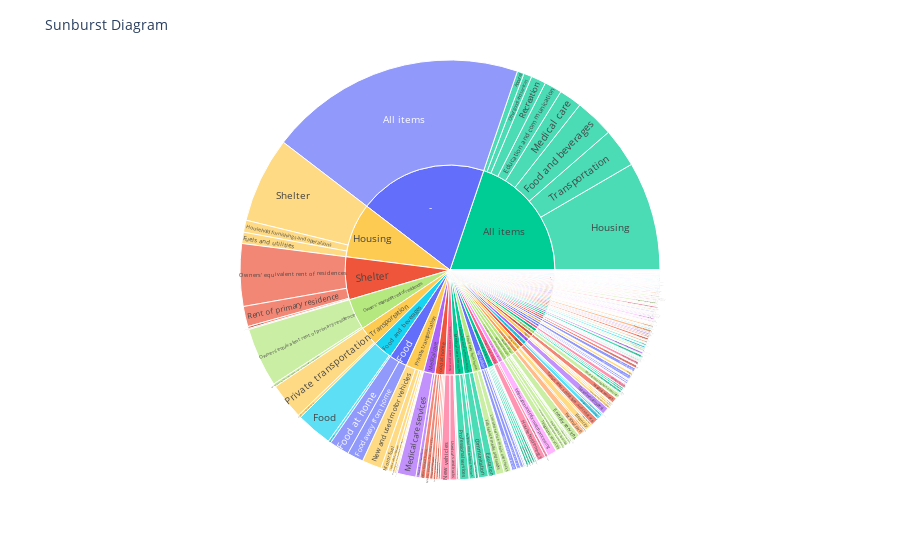
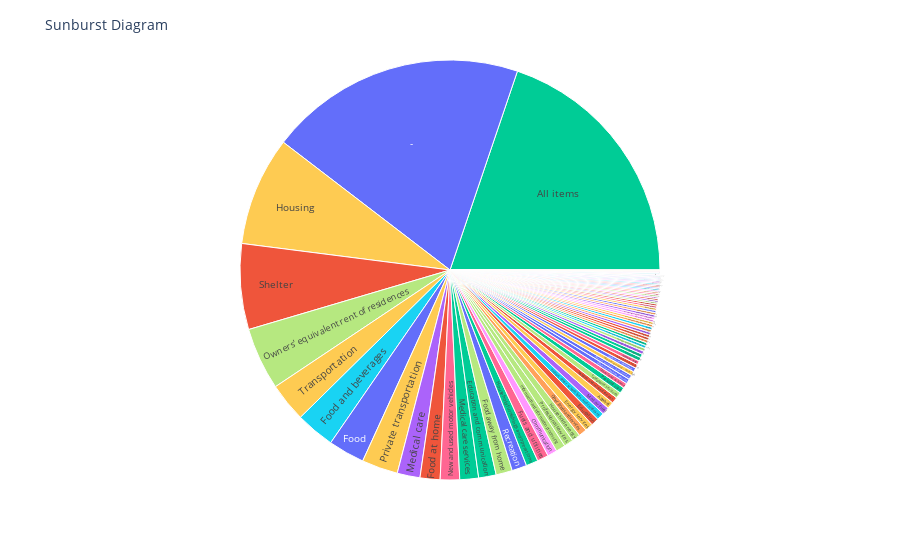

The notebook cell saved with these charts, in order:
### Code cell
import plotly.express as px 
import plotly.graph_objects as go


fig2 = px.sunburst(df, path=['Parent', 'Item and Group'], values='Weight', color='Parent', maxdepth=2)
fig2.update_layout(title_text="Sunburst Diagram", font_size=10)
fig2.show()


fig2 = px.sunburst(df, path=['Parent', 'Item and Group'], values='Weight', color='Parent', maxdepth=1)
fig2.update_layout(title_text="Sunburst Diagram", font_size=10)
fig2.show()

### Figure 1 — Plotly figure (JSON) as saved in the notebook; plotly's stock layout.template omitted (floating-point values rounded to 4 significant figures; data arrays with more than 128 entries replaced by an {"elided": "..."} marker saying what was removed)
{"data": [{"branchvalues": "total", "customdata": {"elided": "386x1 str values"}, "domain": {"x": [0, 1], "y": [0, 1]}, "hovertemplate": "labels=%{label}<br>Weight=%{value}<br>parent=%{parent}<br>id=%{id}<br>Parent=%{customdata[0]}<extra></extra>", "ids": {"elided": "386 str values"}, "labels": {"elided": "386 str values"}, "marker": {"colors": {"elided": "386 str values"}}, "maxdepth": 2, "name": "", "parents": {"elided": "386 str values"}, "type": "sunburst", "values": {"elided": "386 float values"}}], "layout": {"font": {"size": 10}, "legend": {"tracegroupgap": 0}, "margin": {"t": 60}, "title": {"text": "Sunburst Diagram"}}}

### Figure 2 — Plotly figure (JSON) as saved in the notebook; plotly's stock layout.template omitted (floating-point values rounded to 4 significant figures; data arrays with more than 128 entries replaced by an {"elided": "..."} marker saying what was removed)
{"data": [{"branchvalues": "total", "customdata": {"elided": "386x1 str values"}, "domain": {"x": [0, 1], "y": [0, 1]}, "hovertemplate": "labels=%{label}<br>Weight=%{value}<br>parent=%{parent}<br>id=%{id}<br>Parent=%{customdata[0]}<extra></extra>", "ids": {"elided": "386 str values"}, "labels": {"elided": "386 str values"}, "marker": {"colors": {"elided": "386 str values"}}, "maxdepth": 1, "name": "", "parents": {"elided": "386 str values"}, "type": "sunburst", "values": {"elided": "386 float values"}}], "layout": {"font": {"size": 10}, "legend": {"tracegroupgap": 0}, "margin": {"t": 60}, "title": {"text": "Sunburst Diagram"}}}
